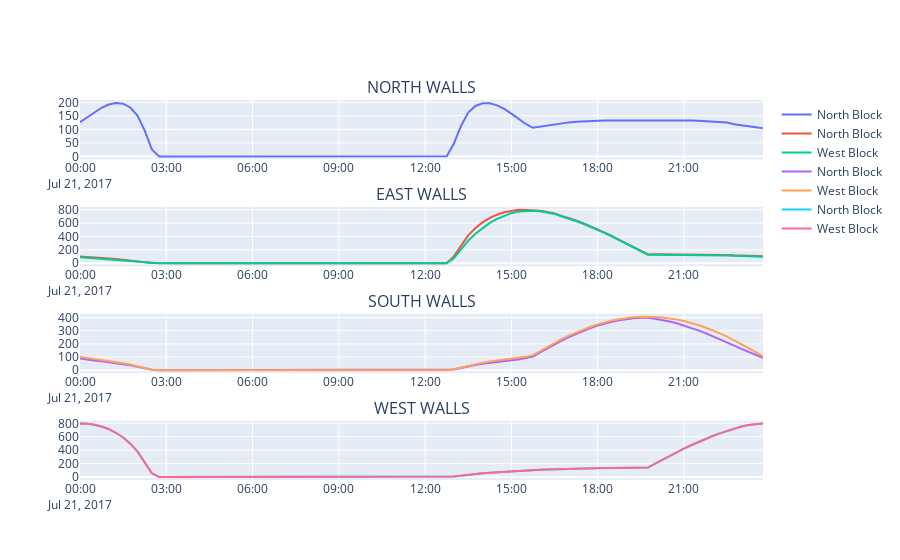

Here is the notebook cell this chart was saved with:
### Code cell
fig = make_subplots(rows=len(direction_names), cols=1, subplot_titles=direction_titles)

for ix, direction in enumerate(direction_names):
    row = ix+1
    for wall in sql.wall_list:
        if wall.direction == direction:
            print((wall, wall.name))
            try:
                data = wall.output_data["surf_incident_solar_rad7-21"]
            except:
                print("No data for {wall.}")
                continue
            dataset = data.dataset

            fig.add_trace(go.Scatter(x=dataset.datetimes, y=dataset.values, name=f"{wall.zone} Block"), row=row, col=1)

fig.show()
